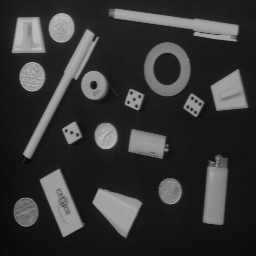
#> input picture Taller5/images/objects.png, 256 x 256 px
$ jupyter execute '5. Imagen de distancia.ipynb'
#> lines starting #> are read from the running program, lines starting #| are printed output that depends on the picture; after the words box and inside, x2 and y2 are one past the last pixel; in counts of white or black regions, pixels touching at a corner belong together
[cell 1]
import cv2
import matplotlib.pyplot as plt
import numpy as np

from skimage.morphology import dilation, erosion, opening, closing, footprint_rectangle

# Imagen de distancia

## Cargue y visualice objects.png.

[cell 2]
objects = cv2.imread('images/objects.png', cv2.IMREAD_GRAYSCALE)
#> objects is the input picture: shape (256, 256); min 7, max 188, mean 53.3
plt.imshow(objects, cmap='gray', vmin=0, vmax=255)
plt.show()

## Umbralice esta imagen para separar los objetos del fondo (umbral=70).

[cell 3]
thres_value, thres_objects= cv2.threshold(objects, 70, 255, cv2.THRESH_BINARY)
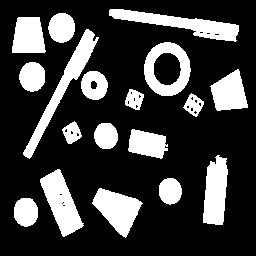
#> thres_objects: shape (256, 256); 24.2% white; 18 white regions, largest, box (x1, y1, x2, y2) and area: (109, 9, 239, 42) 1639, (23, 29, 99, 159) 1618, (40, 169, 84, 237) 1475
plt.imshow(thres_objects, cmap='gray', vmin=0, vmax=255)
plt.show()

## Calcule la imagen de distancia. Puede efectuar una expansión del contraste sobre la imagen de distancia para visualizar mejor el resultado. Ajuste el Window/Level.

[cell 4]
from scipy.ndimage import distance_transform_edt
from skimage import exposure


edm = distance_transform_edt(thres_objects)
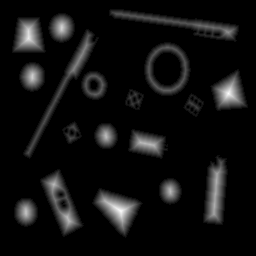
#> edm: shape (256, 256) float64; min 0, max 16.12, mean 1.04; drawn with min black and max white


rescaled_img = exposure.rescale_intensity(edm, out_range=(0,255)).astype(np.uint8)
rescaled_img = cv2.equalizeHist(rescaled_img)
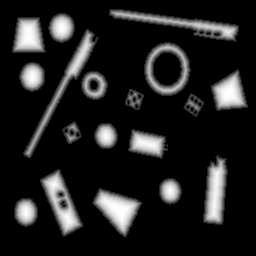
#> rescaled_img: shape (256, 256); min 0, max 255, mean 32.6

plt.imshow(rescaled_img, cmap='gray', vmin=0, vmax=255)
plt.show()

## Calcule ahora el negativo de la imagen umbralizada del punto 3. Ahora realice el cálculo de la distancia euclidiana. Utilizando la imagen resultante, determine la distancia mínima entre los dos lápices. Utilice máscaras y operaciones sobre pixeles para determinar el valor del pixel en el mapa de distancias a medio camino entre la distancia mínima de los dos lápices.

[cell 5]
neg = 255 - thres_objects
neg = distance_transform_edt(neg)
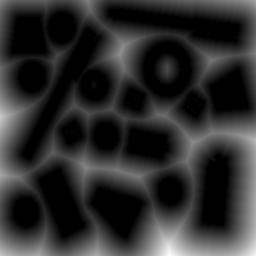
#> neg: shape (256, 256) float64; min 0, max 46.96, mean 8.5; drawn with min black and max white
neg = exposure.rescale_intensity(neg, out_range=(0,255)).astype(np.uint8)
neg = cv2.equalizeHist(neg)
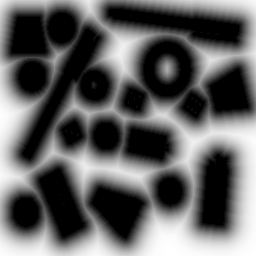
#> neg: shape (256, 256); min 0, max 255, mean 98.1

plt.imshow(neg, cmap='gray', vmin=0, vmax=255)
plt.show()

[cell 6]
from skimage.segmentation import flood

p1 = (80,60)
p2 = (200,30)

plt.imshow(neg, cmap= 'gray', vmin = 0, vmax= 255)
plt.plot([p1[0]], [p1[1]], marker='x', color='white')
plt.plot([p2[0]], [p2[1]], marker='x', color='white')
plt.show()
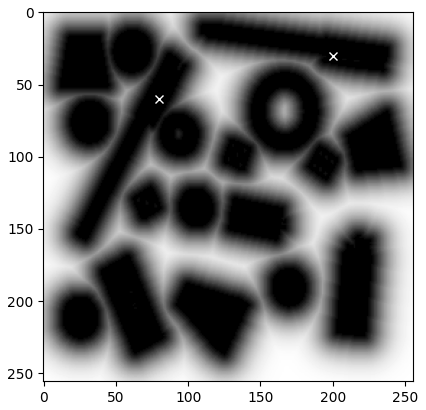
#> figure drawn by matplotlib, 1 panel

[cell 7]
A = 10
mascara1 = flood(neg, (p1[1], p1[0]), tolerance=A).astype(np.uint8) * 100
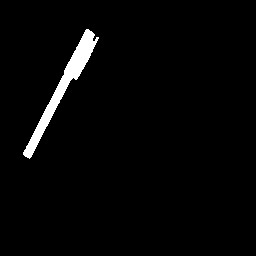
#> mascara1: shape (256, 256); values 0 (black) and 100 (white), 2.5% white; 1 white region, box (x1, y1, x2, y2) and area: (23, 29, 99, 159) 1618

mascara2 = flood(neg,  (p2[1], p2[0]), tolerance=A).astype(np.uint8) * 255
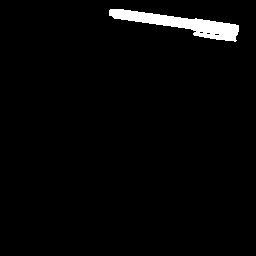
#> mascara2: shape (256, 256); 2.5% white; 1 white region, box (x1, y1, x2, y2) and area: (109, 9, 239, 42) 1639

mascara_final = mascara1 +  mascara2
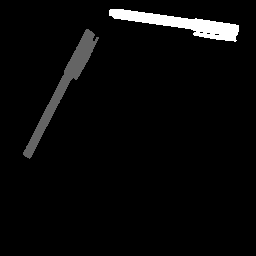
#> mascara_final: shape (256, 256); min 0, max 255, mean 8.8

plt.imshow(mascara_final)
plt.show()

[cell 8]
p1 = None
p2 = None
mini = float('inf')

l1 = []
l2 = []

for i in range(255):
    for j in range(255):
        if mascara_final[i][j] == 100:
            l1.append((i,j))
        elif mascara_final[i][j] == 255:
            l2.append((i,j))

for i in l1:
    for j in l2:
        d = ((i[0] - j[0])**2 +  (i[1] - j[1])**2)**0.5
        if  d < mini:
            mini = d
            p1 = i
            p2 = j

[cell 9]
"Distancia minima entre puntos: " + str(mini)

[cell 10]
p_medio = ((p1[0] + p2[0])//2 , (p1[1] + p2[1])//2 )
p_medio, mascara_final[p_medio]
#> Out = ((23, 100), 0)

[cell 11]
plt.imshow(mascara_final, cmap= 'gray', vmin = 0, vmax= 255)
plt.plot([p1[1]], [p1[0]], marker='x', color='red')
plt.plot([p2[1]], [p2[0]], marker='x', color='red')

plt.plot([p_medio[1]], [p_medio[0]], marker='x', color='green')

plt.show()
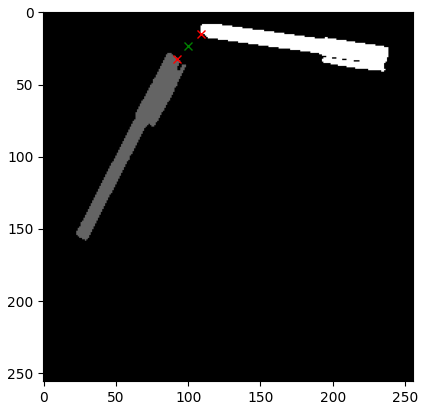
#> figure drawn by matplotlib, 1 panel

$ run again, with Taller5/images/angio.png copied over Taller5/images/objects.png
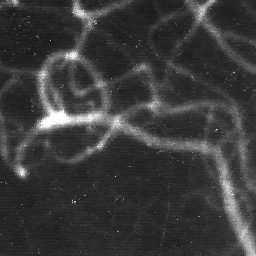
#> input picture Taller5/images/angio.png, 256 x 256 px
#> objects is the input picture: shape (256, 256); min 20, max 255, mean 58.9
#> `thres_value, thres_objects= cv2.threshold(objects, 70, 255, cv2.THRESH..`:
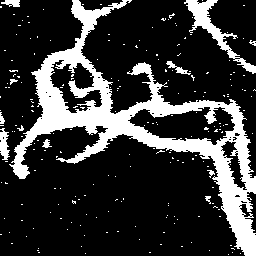
#> thres_objects: shape (256, 256); 21.5% white; 218 white regions (206 under 20 px), largest, box (x1, y1, x2, y2) and area: (9, 0, 256, 256) 11964, (184, 0, 256, 74) 1033, (0, 128, 10, 160) 206
#> mascara1: shape (256, 256); values 0 (black) and 100 (white), 18.3% white; 1 white region, box (x1, y1, x2, y2) and area: (9, 0, 256, 256) 11964
#> mascara2: shape (256, 256); 0.55% white in thin lines or dots, all inside (x1, y1, x2, y2) = (161, 0, 256, 90)
#> Out = ((78, 166), 0)
#> `plt.show()`:
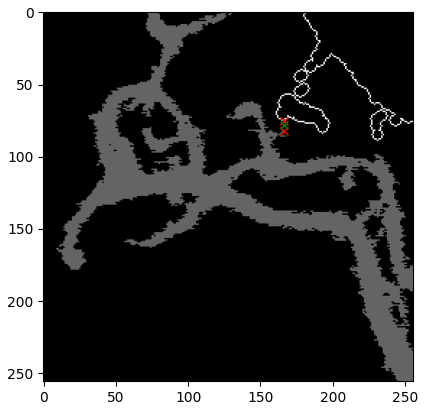
#> figure drawn by matplotlib, 1 panel

$ run again, with Taller5/images/meb.png copied over Taller5/images/objects.png
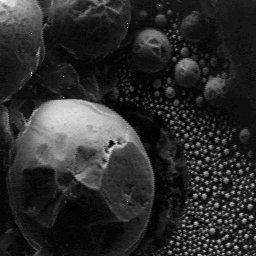
#> input picture Taller5/images/meb.png, 256 x 256 px
#> objects is the input picture: shape (256, 256); min 0, max 255, mean 44.3
#> thres_objects: shape (256, 256); 17.8% white; 404 white regions (382 under 20 px), largest, box (x1, y1, x2, y2) and area: (16, 99, 154, 196) 6712, (0, 0, 47, 42) 1195, (139, 30, 169, 48) 349
#> mascara1: shape (256, 256); values 0 (black) and 100 (white), 1.8% white; 1 white region, box (x1, y1, x2, y2) and area: (63, 32, 153, 78) 1151
#> mascara2: shape (256, 256); 0.95% white in thin lines or dots, all inside (x1, y1, x2, y2) = (192, 0, 256, 124)
#> Out = ((58, 174), 0)
#> `plt.show()`:
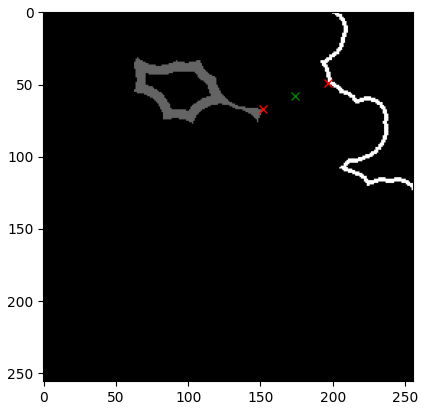
#> figure drawn by matplotlib, 1 panel
